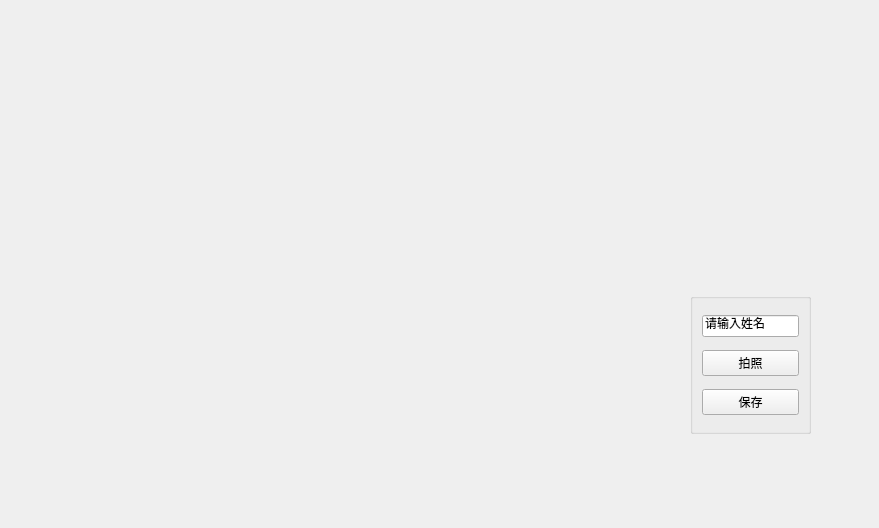
<?xml version="1.0" encoding="UTF-8"?>
<ui version="4.0">
 <class>Widget</class>
 <widget class="QWidget" name="Widget">
  <property name="geometry">
   <rect>
    <x>0</x>
    <y>0</y>
    <width>879</width>
    <height>528</height>
   </rect>
  </property>
  <property name="windowTitle">
   <string>Widget</string>
  </property>
  <widget class="QLabel" name="label">
   <property name="geometry">
    <rect>
     <x>670</x>
     <y>50</y>
     <width>171</width>
     <height>201</height>
    </rect>
   </property>
   <property name="text">
    <string/>
   </property>
  </widget>
  <widget class="QWidget" name="cramerWidget" native="true">
   <property name="geometry">
    <rect>
     <x>20</x>
     <y>40</y>
     <width>631</width>
     <height>461</height>
    </rect>
   </property>
  </widget>
  <widget class="QGroupBox" name="groupBox">
   <property name="geometry">
    <rect>
     <x>690</x>
     <y>293</y>
     <width>121</width>
     <height>141</height>
    </rect>
   </property>
   <property name="title">
    <string/>
   </property>
   <layout class="QVBoxLayout" name="verticalLayout">
    <item>
     <widget class="QLineEdit" name="lineEdit">
      <property name="text">
       <string>请输入姓名</string>
      </property>
     </widget>
    </item>
    <item>
     <widget class="QPushButton" name="pushButton">
      <property name="text">
       <string>拍照</string>
      </property>
     </widget>
    </item>
    <item>
     <widget class="QPushButton" name="pushButton_2">
      <property name="text">
       <string>保存</string>
      </property>
     </widget>
    </item>
   </layout>
  </widget>
 </widget>
 <resources/>
 <connections/>
</ui>
